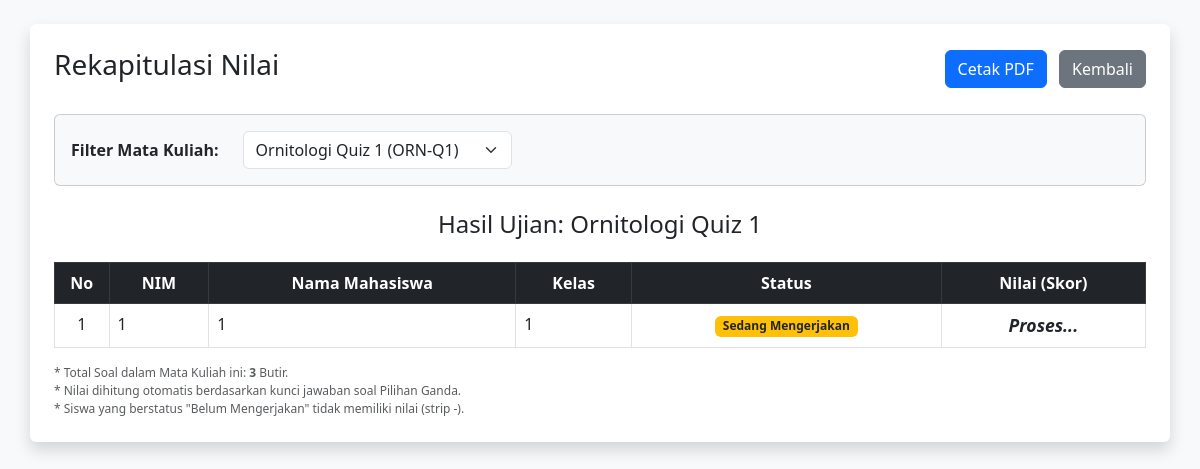
The page /rekap_nilai.php (signed in) on the database its author committed.
### tables this page shows
CREATE TABLE IF NOT EXISTS `pengaturan` (
`id` int(11) NOT NULL,
  `mk_aktif_id` int(11) DEFAULT NULL,
  `kategori_aktif` varchar(50) DEFAULT 'UTS',
  `durasi_menit` int(11) DEFAULT '60'
);

CREATE TABLE IF NOT EXISTS `matakuliah` (
`id` int(11) NOT NULL,
  `nama_mk` varchar(100) NOT NULL,
  `kode_mk` varchar(20) NOT NULL
);

CREATE TABLE IF NOT EXISTS `siswa` (
`id` int(11) NOT NULL,
  `nim` varchar(20) NOT NULL,
  `password` varchar(255) NOT NULL,
  `nama_lengkap` varchar(100) NOT NULL,
  `kelas` varchar(50) NOT NULL,
  `waktu_mulai_ujian` datetime DEFAULT NULL,
  `is_online` tinyint(1) DEFAULT '0',
  `last_ip` varchar(45) DEFAULT NULL,
  `created_at` timestamp NULL DEFAULT CURRENT_TIMESTAMP,
  `last_ping` timestamp NULL DEFAULT CURRENT_TIMESTAMP ON UPDATE CURRENT_TIMESTAMP
);

CREATE TABLE IF NOT EXISTS `ujian_mahasiswa` (
`id` int(11) NOT NULL,
  `siswa_id` int(11) NOT NULL,
  `mk_id` int(11) NOT NULL,
  `waktu_mulai` datetime NOT NULL,
  `status` enum('sedang_mengerjakan','selesai') DEFAULT 'sedang_mengerjakan'
);

### rekap_nilai.php (the view, shortened to what this page needs)
<?php
include 'koneksi.php';
$q_mk_list = mysqli_query($conn, "SELECT * FROM matakuliah ORDER BY nama_mk ASC");
$mk_id_selected = "";
if (isset($_GET['mk_id'])) {
    $mk_id_selected = $_GET['mk_id'];
} else {
    $q_set = mysqli_query($conn, "SELECT mk_aktif_id FROM pengaturan WHERE id=1");
    $set = mysqli_fetch_assoc($q_set);
    $mk_id_selected = $set['mk_aktif_id'];
}
$q_nama_mk = mysqli_query($conn, "SELECT nama_mk FROM matakuliah WHERE id='$mk_id_selected'");
$d_mk = mysqli_fetch_assoc($q_nama_mk);
$nama_mk_judul = $d_mk ? $d_mk['nama_mk'] : "Pilih Mata Kuliah";
?>
<!DOCTYPE html>
<html lang="id">
<head>
    <link href="https://cdn.jsdelivr.net/npm/bootstrap@5.3.0/dist/css/bootstrap.min.css" rel="stylesheet">
</head>
<body class="bg-light">
<div class="container mt-4 bg-white p-4 rounded shadow">
    <div class="d-flex justify-content-between align-items-center mb-4 no-print">
        <h3>Rekapitulasi Nilai</h3>
        <div>
            <button onclick="window.print()" class="btn btn-primary me-2">Cetak PDF</button>
            <a href="admin.php" class="btn btn-secondary">Kembali</a>
        </div>
    </div>
    <div class="card mb-4 bg-light no-print">
        <div class="card-body py-3">
            <form method="GET" class="row align-items-center">
                <div class="col-auto">
                    <label class="fw-bold">Filter Mata Kuliah:</label>
                </div>
                <div class="col-auto">
                    <select name="mk_id" class="form-select" onchange="this.form.submit()">
                        <?php while($mk = mysqli_fetch_assoc($q_mk_list)): ?>
                            <option value="<?= $mk['id'] ?>" <?= ($mk['id'] == $mk_id_selected) ? 'selected' : '' ?>>
                                <?= $mk['nama_mk'] ?> (<?= $mk['kode_mk'] ?>)
                            </option>
                        <?php endwhile; ?>
                    </select>
                </div>
            </form>
        </div>
    </div>
    <h4 class="text-center mb-4">Hasil Ujian: <?= $nama_mk_judul ?></h4>
    <table class="table table-bordered table-hover">
        <thead class="table-dark text-center">
            <tr>
                <th width="5%">No</th>
                <th>NIM</th>
                <th>Nama Mahasiswa</th>
                <th>Kelas</th>
                <th>Status</th>
                <th>Nilai (Skor)</th>
            </tr>
        </thead>
        <tbody>
            <?php
            $q_soal = mysqli_query($conn, "SELECT id, kunci FROM soal WHERE matakuliah_id='$mk_id_selected' AND tipe='pilgan'");
            $total_soal = mysqli_num_rows($q_soal);
            $q_siswa = mysqli_query($conn, "SELECT * FROM siswa ORDER BY kelas ASC, nama_lengkap ASC");
            $no = 1;
            while($siswa = mysqli_fetch_assoc($q_siswa)):
                $id_siswa = $siswa['id'];
                $q_status = mysqli_query($conn, "SELECT status, waktu_mulai FROM ujian_mahasiswa WHERE siswa_id='$id_siswa' AND mk_id='$mk_id_selected'");
                $data_status = mysqli_fetch_assoc($q_status);
                $status_teks = "Belum Mengerjakan";
                $badge_color = "bg-secondary";
                $nilai_akhir = "-";
                if ($data_status) {
                    if ($data_status['status'] == 'sedang_mengerjakan') {
                        $status_teks = "Sedang Mengerjakan";
                        $badge_color = "bg-warning text-dark";
                        $nilai_akhir = "<i>Proses...</i>";
                    }
                }
            ?>
            <tr>
                <td class="text-center"><?= $no++ ?></td>
                <td><?= $siswa['nim'] ?></td>
                <td><?= $siswa['nama_lengkap'] ?></td>
                <td><?= $siswa['kelas'] ?></td>
                <td class="text-center">
                    <span class="badge <?= $badge_color ?>"><?= $status_teks ?></span>
                </td>
                <td class="text-center fw-bold" style="font-size: 1.1em;">
                    <?= $nilai_akhir ?>
                </td>
            </tr>
            <?php endwhile; ?>
        </tbody>
    </table>
    <div class="mt-3 text-muted" style="font-size: 12px;">
        * Total Soal dalam Mata Kuliah ini: <strong><?= $total_soal ?></strong> Butir.<br>
        * Nilai dihitung otomatis berdasarkan kunci jawaban soal Pilihan Ganda.<br>
        * Siswa yang berstatus "Belum Mengerjakan" tidak memiliki nilai (strip -).
    </div>
</div>
</body>
</html>

### rows shown on the page
pengaturan: mk_id "Ornitologi Quiz 1 (ORN-Q1)"
matakuliah: nama_mk "Ornitologi Quiz 1"
siswa: nim "1", nama_lengkap "1", kelas "1", ujian_mahasiswa.status "Sedang Mengerjakan"

### other values the page prints
$total_soal "3"
